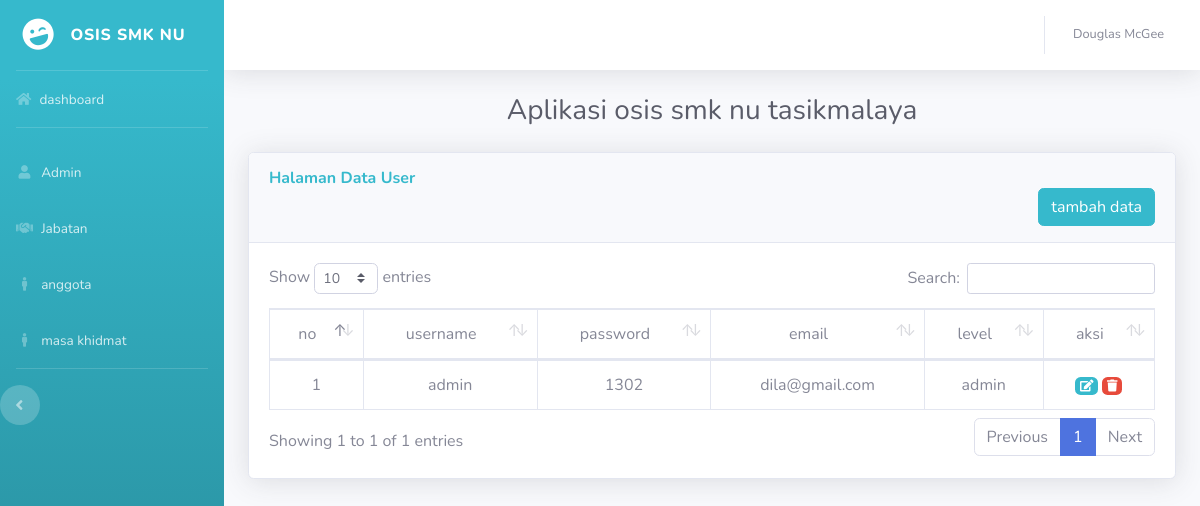
The app's page /index.php/auth/home5 with its own data.
### tables this page shows
CREATE TABLE `user` (
  `id_user` int(5) NOT NULL,
  `username` varchar(50) NOT NULL,
  `password` varchar(50) NOT NULL,
  `email` varchar(50) NOT NULL,
  `level` enum('admin','user') NOT NULL
);

### application/controllers/Auth.php (called while the page is built, shortened)
<?php
class Auth extends CI_Controller
{
    public function __construct()
    {
        $this->load->model('Tbl_jabatan', 'tj');
        $this->load->model('Tbl_anggota', 'agt');
        $this->load->model('Tbl_masa_khidmat', 'mkh');
    }
   public function home5(){
       $this->load->model('user','usr');
       $data['user']=$this->usr->tbl_user();
       $this->load->view('templates/auth_header');
        $this->load->view('templates/auth_sidebar');
        $this->load->view('templates/index5', $data);
        $this->load->view('templates/auth_topbar');
        $this->load->view('templates/auth_footer');
   }
}

### index.php (called while the page is built, shortened)
<?php
require_once BASEPATH.'core/CodeIgniter.php';

### application/models/user.php (called while the page is built, shortened)
<?php
class user extends CI_Model{
    public function tbl_user()
    {
        return $this->db->get('user')->result_array();
    }
}
?>

### application/views/templates/index5.php (the view, shortened to what this page needs)
<div class="container-fluid">
    <center><h6 class="h3 mb-4 text-gray-800">Aplikasi osis smk nu tasikmalaya</h6></center>
    <div class="card shadow mb-4">
         <div class="card-header py-3">
              <h6 class="m-0 font-weight-bold text-info">Halaman Data User</h6>
              <button type="button" class="btn btn-info float-right" data-toggle="modal" data-target="#exampleModal">
                tambah data
              </button>
            </div>
            <div class="card-body">
                <div class="table-responsive">
                    <table class="table table-bordered text-center"id="dataTable" width="100%" cellspacing="0">
                      <thead>
                        <tr>
                          <td>no</td>
                          <td>username</td>
                          <td>password</td>
                          <td>email</td>
                          <td>level</td>
                          <td>aksi</td>
                        </tr>
                      </thead>
                      <tbody>
                        <?php
                        $no=1;
                        foreach($user as $usr):?>
                          <tr>
                            <td><?php echo $no++;?></td>
                            <td><?php echo $usr['username'];?></td>
                            <td><?php echo $usr['password'];?></td>
                            <td><?php echo $usr['email'];?></td>
                            <td><?php echo $usr['level'];?></td>
                            <td>
                              <a href="<?php echo base_url()?>home5/edit_data/<?php echo $usr['id_user'];?>"class="badge badge-info"><i class="fa fa-edit"></i></a>
                              <a href="<?php echo base_url()?>home5/hapus_data/<?php echo $usr['id_user'];?>"class="badge badge-danger"><i class="fa fa-trash"></i></a>
                            </td>
                          </tr>
                        <?php endforeach;?>
                      </tbody>
                    </table>
                  </div>
                </div>
</div>
</div>

### records on screen
user: username "admin", password "1302", email "dila@gmail.com", level "admin"
